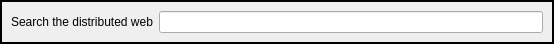
<?xml version="1.0" encoding="UTF-8"?>
<ui version="4.0">
 <class>SearchInput</class>
 <widget class="QWidget" name="SearchInput">
  <property name="geometry">
   <rect>
    <x>0</x>
    <y>0</y>
    <width>554</width>
    <height>43</height>
   </rect>
  </property>
  <property name="sizePolicy">
   <sizepolicy hsizetype="Preferred" vsizetype="Minimum">
    <horstretch>0</horstretch>
    <verstretch>0</verstretch>
   </sizepolicy>
  </property>
  <property name="maximumSize">
   <size>
    <width>16777215</width>
    <height>43</height>
   </size>
  </property>
  <property name="windowTitle">
   <string>Form</string>
  </property>
  <property name="styleSheet">
   <string notr="true">QWidget#SearchInput {
	border: 2px solid black;
}</string>
  </property>
  <layout class="QHBoxLayout" name="horizontalLayout_2">
   <item>
    <layout class="QHBoxLayout" name="horizontalLayout">
     <item>
      <widget class="QLabel" name="label">
       <property name="text">
        <string>Search the distributed web</string>
       </property>
      </widget>
     </item>
     <item>
      <widget class="QLineEdit" name="searchQuery"/>
     </item>
    </layout>
   </item>
  </layout>
 </widget>
 <resources/>
 <connections/>
</ui>
